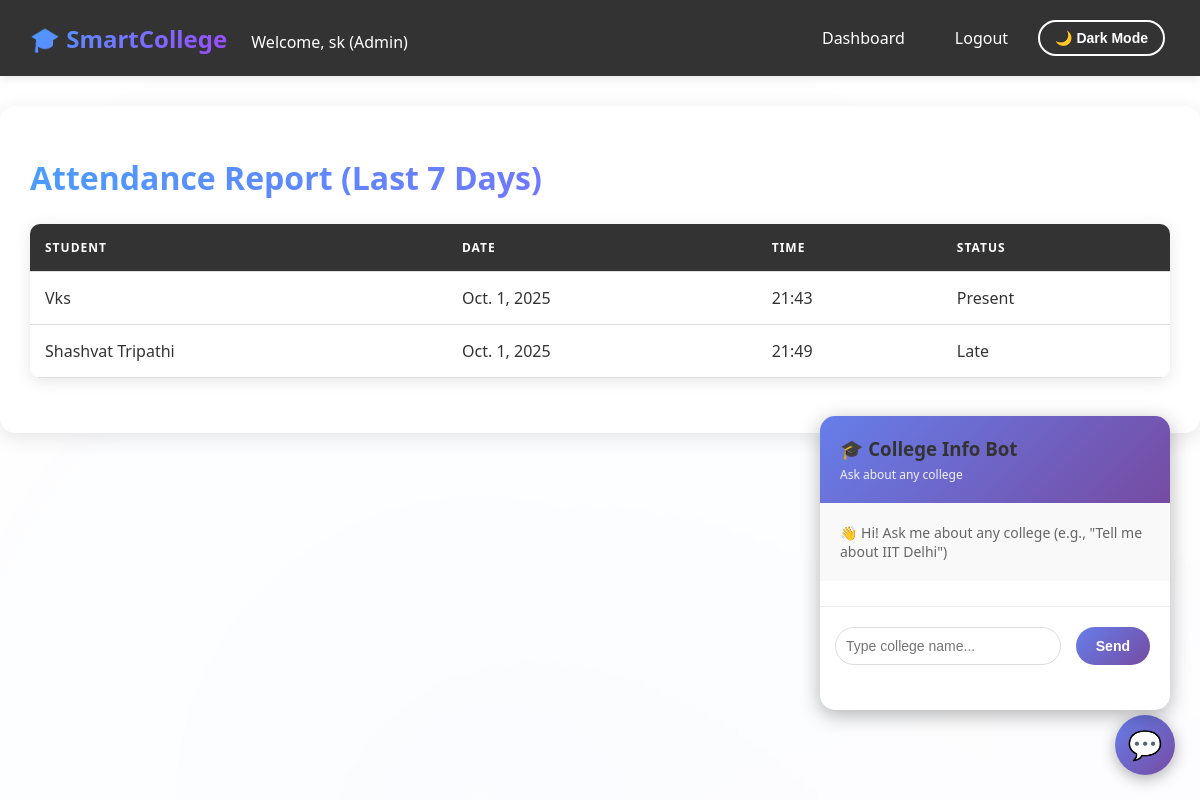
The page /attendance/report/ (signed in) on the database its author committed.
### college_app/models.py (models this page shows, shortened)
class Profile(models.Model):
    ROLE_CHOICES = (
        ('admin', 'Admin'),
        ('student', 'Student'),
        ('teacher', 'Teacher'),
        ('doctor', 'Doctor'),
    )
    SEMESTER_CHOICES = (
        (1, '1st Semester'),
        (2, '2nd Semester'),
        (3, '3rd Semester'),
        (4, '4th Semester'),
        (5, '5th Semester'),
        (6, '6th Semester'),
        (7, '7th Semester'),
        (8, '8th Semester'),
    )
    user = models.OneToOneField(User, on_delete=models.CASCADE, related_name='profile')
    role = models.CharField(max_length=20, choices=ROLE_CHOICES)
    phone = models.CharField(max_length=15, blank=True)
    address = models.TextField(blank=True)
    date_of_birth = models.DateField(null=True, blank=True)
    photo = models.ImageField(upload_to='profiles/', blank=True, null=True)
    roll_number = models.CharField(max_length=50, blank=True, unique=True, null=True)
    course = models.CharField(max_length=100, blank=True)
    semester = models.IntegerField(choices=SEMESTER_CHOICES, null=True, blank=True)

### attendance_app/models.py (models this page shows, shortened)
class Attendance(models.Model):
    STATUS_CHOICES = (
        ('present', 'Present'),
        ('absent', 'Absent'),
        ('late', 'Late'),
        ('excused', 'Excused'),
    )
    student = models.ForeignKey(User, on_delete=models.CASCADE, related_name='attendance_records', limit_choices_to={'profile__role': 'student'})
    date = models.DateField()
    time = models.TimeField(auto_now_add=True)
    status = models.CharField(max_length=20, choices=STATUS_CHOICES, default='present')
    marked_by = models.ForeignKey(User, on_delete=models.SET_NULL, null=True, blank=True, related_name='marked_attendance')
    notes = models.TextField(blank=True)
    class Meta:
        unique_together = ['student', 'date']
        ordering = ['-date']

### attendance_app/views.py (the view)
# urls.py: path('report/', views.attendance_report, name='attendance_report'),
@login_required
def attendance_report(request):
    if request.user.profile.role not in ['admin', 'teacher']:
        return render(request, 'attendance_app/unauthorized.html')
    today = date.today()
    week_ago = today - timedelta(days=7)
    recent_attendance = Attendance.objects.filter(date__gte=week_ago).order_by('-date')
    return render(request, 'attendance_app/report.html', {'attendance_records': recent_attendance})

### templates/attendance_app/report.html (shortened to what this page needs)
{% extends 'base.html' %}
{% block content %}
<h1>Attendance Report (Last 7 Days)</h1>
<table>
    <thead>
        <tr>
            <th>Student</th>
            <th>Date</th>
            <th>Time</th>
            <th>Status</th>
        </tr>
    </thead>
    <tbody>
        {% for att in attendance_records %}
        <tr>
            <td>{{ att.student.username }}</td>
            <td>{{ att.date }}</td>
            <td>{{ att.time|date:"H:i" }}</td>
            <td>{{ att.status|title }}</td>
        </tr>
        {% empty %}
        <tr><td colspan="4">No attendance records in the last 7 days</td></tr>
        {% endfor %}
    </tbody>
</table>
{% endblock %}

### templates/base.html (shortened to what this page needs)
{% load static %}
<!DOCTYPE html>
<html lang="en">
<head>
    <link rel="stylesheet" href="{% static 'css/style.css' %}">
</head>
<body>
    {% if user.is_authenticated %}
    <div class="navbar">
        <div>
            <span class="navbar-brand">🎓 SmartCollege</span>
            <span style="margin-left: 20px;">Welcome, {{ user.username }} ({{ user.profile.role|title }})</span>
        </div>
        <div style="display: flex; align-items: center;">
            <a href="{% url 'dashboard' %}">Dashboard</a>
            <a href="{% url 'logout' %}">Logout</a>
            <button id="theme-toggle" class="theme-toggle">🌙 Dark Mode</button>
        </div>
    </div>
    {% endif %}
    <div class="container">
        {% block content %}{% endblock %}
    </div>
    <div id="chatbot-container" style="display: none; position: fixed; bottom: 90px; right: 30px; width: 350px; max-height: 500px; background: white; border-radius: 15px; box-shadow: 0 5px 20px rgba(0,0,0,0.3); z-index: 9999; display: flex; flex-direction: column;">
        <div style="background: linear-gradient(135deg, #667eea 0%, #764ba2 100%); color: white; padding: 20px; border-radius: 15px 15px 0 0;">
            <h3 style="margin: 0;">🎓 College Info Bot</h3>
            <p style="margin: 5px 0 0 0; font-size: 12px; opacity: 0.9;">Ask about any college</p>
        </div>
        <div id="chatbot-messages" style="flex: 1; padding: 20px; overflow-y: auto; max-height: 300px; background: #f9f9f9;">
            <p style="color: #666; font-size: 14px;">👋 Hi! Ask me about any college (e.g., "Tell me about IIT Delhi")</p>
        </div>
        <form id="chatbot-form" style="padding: 15px; border-top: 1px solid #eee; background: white; border-radius: 0 0 15px 15px;">
            <div style="display: flex; gap: 10px;">
                <input type="text" id="chatbot-input" placeholder="Type college name..." style="flex: 1; padding: 10px; border: 1px solid #ddd; border-radius: 20px; outline: none;" required>
                <button type="submit" style="padding: 10px 20px; background: linear-gradient(135deg, #667eea 0%, #764ba2 100%); color: white; border: none; border-radius: 20px; cursor: pointer; font-weight: bold;">Send</button>
            </div>
        </form>
    </div>
    <button id="chatbot-toggle" style="position: fixed; bottom: 20px; right: 20px; width: 60px; height: 60px; border-radius: 50%; background: linear-gradient(135deg, #667eea 0%, #764ba2 100%); color: white; border: none; font-size: 28px; cursor: pointer; box-shadow: 0 4px 15px rgba(0,0,0,0.3); z-index: 9998; display: flex; align-items: center; justify-content: center;">
        💬
    </button>
</body>
</html>

### static/css/style.css (style rules this page uses)
:root { --primary-color: #007bff; --primary-hover: #0056b3; --bg-color: #ffffff; --bg-secondary: #f4f4f4; --text-color: #333; --text-secondary: #666; --border-color: #ddd; --navbar-bg: #333; --navbar-text: #ffffff; --container-bg: #ffffff; --shadow: rgba(0, 0, 0, 0.1); --success-bg: #d4edda; --success-text: #155724; --success-border: #c3e6cb; --error-bg: #f8d7da; --error-text: #721c24; --error-border: #f5c6cb; --table-header-bg: #333; --table-header-text: #ffffff; --card-bg: #ffffff; }
* { margin: 0; padding: 0; box-sizing: border-box; transition: background-color 0.3s ease, color 0.3s ease, border-color 0.3s ease; }
body { font-family: 'Segoe UI', Tahoma, Geneva, Verdana, sans-serif; background: var(--bg-color); color: var(--text-color); min-height: 100vh; position: relative; }
body::before { content: ''; position: fixed; top: 0; left: 0; width: 100%; height: 100%; z-index: -1; opacity: 0.05; background-image: radial-gradient(circle at 20% 50%, rgba(0, 123, 255, 0.3) 0%, transparent 50%), radial-gradient(circle at 80% 80%, rgba(123, 0, 255, 0.3) 0%, transparent 50%), radial-gradient(circle at 40% 90%, rgba(255, 0, 123, 0.3) 0%, transparent 50%); background-size: 200% 200%; animation: gradientShift 15s ease infinite; }
.navbar { background: var(--navbar-bg); color: var(--navbar-text); padding: 15px 30px; display: flex; justify-content: space-between; align-items: center; box-shadow: 0 2px 10px var(--shadow); position: sticky; top: 0; z-index: 1000; }
.navbar-brand { font-size: 24px; font-weight: bold; background: linear-gradient(135deg, #4a9eff, #9c4aff); -webkit-background-clip: text; -webkit-text-fill-color: transparent; background-clip: text; }
.navbar a { color: var(--navbar-text); text-decoration: none; margin-left: 20px; padding: 8px 15px; border-radius: 5px; transition: background 0.3s ease; }
.theme-toggle { background: none; border: 2px solid var(--navbar-text); color: var(--navbar-text); padding: 8px 15px; border-radius: 20px; cursor: pointer; font-size: 14px; margin-left: 15px; transition: all 0.3s ease; }
.container { max-width: 1200px; margin: 30px auto; padding: 30px; background: var(--container-bg); border-radius: 15px; box-shadow: 0 5px 20px var(--shadow); backdrop-filter: blur(10px); }
h1, h2, h3 { margin: 20px 0; color: var(--text-color); }
h1 { font-size: 32px; background: linear-gradient(135deg, #4a9eff, #9c4aff); -webkit-background-clip: text; -webkit-text-fill-color: transparent; background-clip: text; }
form { margin: 25px 0; }
input[type="text"], input[type="password"], input[type="email"], input[type="number"], input[type="date"], input[type="time"], input[type="datetime-local"], input[type="file"], textarea, select { width: 100%; padding: 12px 15px; margin: 5px 0; border: 2px solid var(--border-color); border-radius: 8px; background: var(--bg-color); color: var(--text-color); font-size: 14px; transition: all 0.3s ease; }
button, .btn { background: var(--primary-color); color: white; padding: 12px 25px; border: none; border-radius: 8px; cursor: pointer; text-decoration: none; display: inline-block; margin: 5px; font-size: 14px; font-weight: 600; transition: all 0.3s ease; }
table { width: 100%; border-collapse: collapse; margin: 25px 0; background: var(--container-bg); border-radius: 10px; overflow: hidden; box-shadow: 0 3px 15px var(--shadow); }
table th, table td { padding: 15px; text-align: left; border-bottom: 1px solid var(--border-color); }
table th { background: var(--table-header-bg); color: var(--table-header-text); font-weight: 600; text-transform: uppercase; font-size: 12px; letter-spacing: 1px; }
a { color: var(--primary-color); text-decoration: none; transition: color 0.3s ease; }

### rows shown on the page
Attendance: student.username "Vks", date "Oct. 1, 2025", time "21:43", status "Present"
Attendance: student.username "Shashvat Tripathi", date "Oct. 1, 2025", time "21:49", status "Late"

### other values the page prints
{{ user.username }} "sk"
{{ user.profile.role|title }} "Admin"
